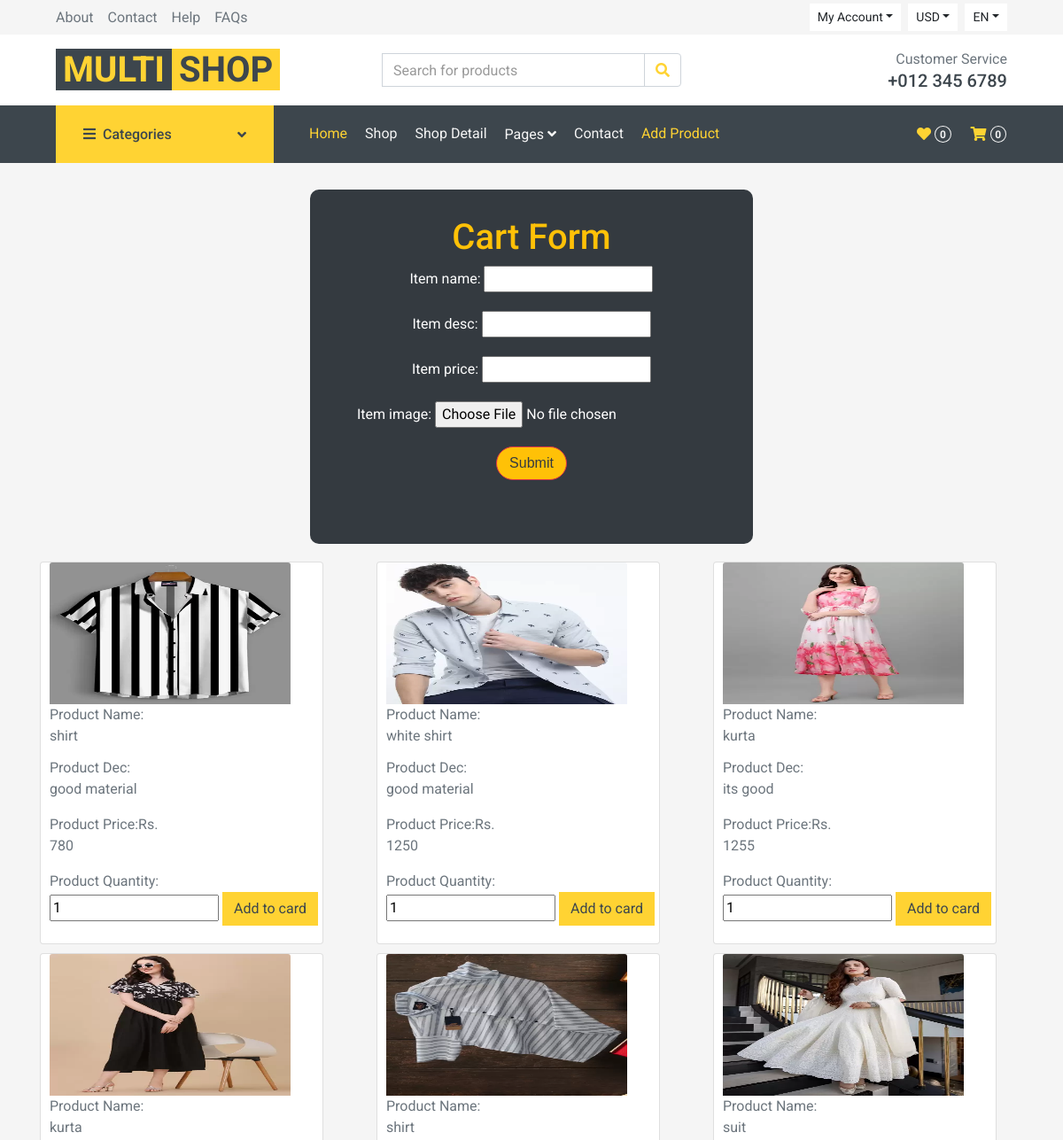
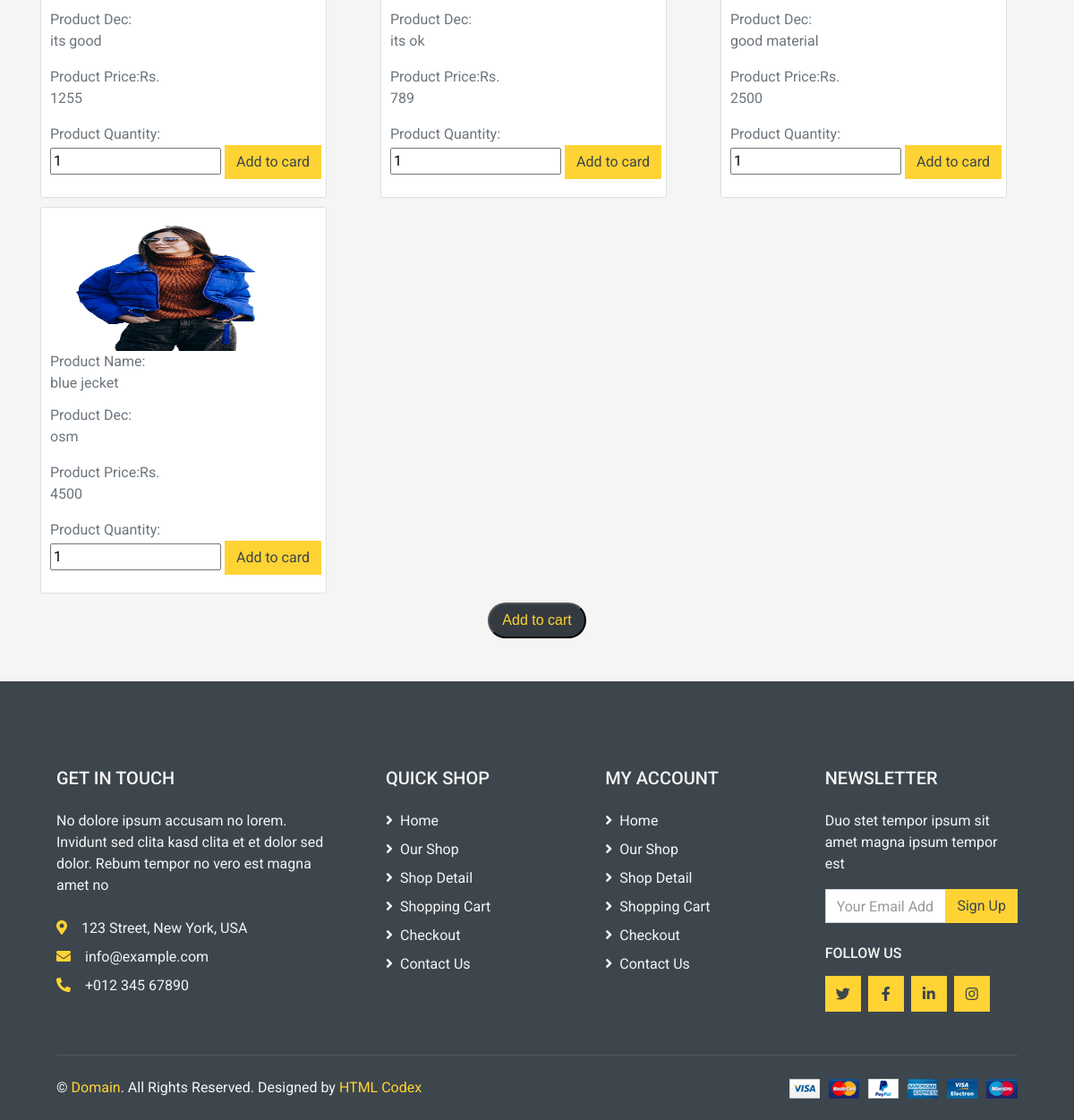
The page /add_product/ on the database its author committed (2 pictures, top to bottom).
### app/models.py (models this page shows)
class ItemInfo(models.Model):
    item_name = models.CharField(max_length=200)
    item_desc = models.CharField(max_length=200)
    item_price = models.IntegerField()
    item_image = models.ImageField(upload_to="image")

### app/views.py (the view, shortened to what this page needs)
# urls.py: path('add_product/', add_product, name='add_product'),
def add_product(request):
    form = ItemInfoForm()
    data = ItemInfo.objects.all()
    print(data)
    if data:
        return render(request,'add_product.html',{'form':form,'data':data})
    else:
        return render(request,'add_product.html',{'form':form})

### app/forms.py
class ItemInfoForm(forms.ModelForm):
    class Meta:
        model = ItemInfo
        fields = "__all__"

### app/templates/add_product.html (shortened to what this page needs)
{% extends 'base.html' %}
{% load static %}
        <div class="container">
            <div class="text-center bg-secondary text-white" >
                <center>
                    <form action="" method="post" enctype="multipart/form-data" style="background-color: #343a40; width: 500px; height: 400px;
                    padding-top: 30px; border-radius: 10px; margin-bottom: 20px;">
                    <h1 style="color: #ffc107;" class="">Cart Form</h1>
                    {{form.as_p}}
                    <button class="btn btn-danger" type="submit" style="width: 80px; background-color:#ffc107; color: #343a40; outline: #FFD333; border-radius: 30px; font-family: Verdana, Geneva, Tahoma, sans-serif; ">Submit</button>
                    </form>
                </center>
            </div>
            <div class="row">
                {% for i in data %}
                <div class="col-sm-4 ">
                    <div class="card" style="width: 20rem; height: 27rem; margin-bottom: 10px;padding-left: 10px;">
                        <form action="{% url 'addtocard' pk=i.id %}" method="post">
                            <img src="{{i.item_image.url}}" class="card-img-top" style="width: 17rem; height: 10rem;" alt="">
                            Product Name:<p class="card-title">{{i.item_name}}</p>
                            Product Dec:<p class="card-text">{{i.item_desc}}</p>
                            Product Price:Rs.<p class="card-text">{{i.item_price}}</p>
                            Product Quantity:<input type="number" name="quantity" value="1">
                            <button class="btn btn-primary">Add to card</button>
                        </form>
                    </div>
                </div>
                {% endfor %}
            </div>
            <center>
                <button type="submit" style="width: 110px; height: 40px; background-color:#343a40; outline: #FFD333; border-radius: 30px; font-family: Verdana, Geneva, Tahoma, sans-serif; "><a href="{% url 'showcart' %}" >Add to cart</a></button>
            </center>
        </div>

### app/templates/base.html (shortened to what this page needs)
{% load static %}
<!DOCTYPE html>
<html lang="en">
<head>
    <link rel="stylesheet" type="text/css" href="{% static 'css/bootstrap-grid.css' %}">
    <link rel="stylesheet" type="text/css" href="{% static 'css/bootstrap-grid.min.css' %}">
    <link rel="stylesheet" type="text/css" href="{% static 'css/bootstrap-reboot.css' %}">
    <link rel="stylesheet" type="text/css" href="{% static 'css/bootstrap-reboot.min.css' %}">
    <link rel="stylesheet" type="text/css" href="{% static 'css/bootstrap.min.css' %}">
    <link rel="stylesheet" type="text/css" href="{% static 'css/style.css' %}">
    <link rel="stylesheet" type="text/css" href="{% static 'css/style.min.css' %}">
    <link href="https://cdnjs.cloudflare.com/ajax/libs/font-awesome/5.10.0/css/all.min.css" rel="stylesheet">
    <link href="{% static 'lib/animate/animate.min.css' %}" rel="stylesheet">
    <link href="{% static 'lib/owlcarousel/assets/owl.carousel.min.css' %}" rel="stylesheet">
</head>
<body>
    <div class="container-fluid">
        <div class="row bg-secondary py-1 px-xl-5">
            <div class="col-lg-6 d-none d-lg-block">
                <div class="d-inline-flex align-items-center h-100">
                    <a class="text-body mr-3" href="">About</a>
                    <a class="text-body mr-3" href="">Contact</a>
                    <a class="text-body mr-3" href="">Help</a>
                    <a class="text-body mr-3" href="">FAQs</a>
                </div>
            </div>
            <div class="col-lg-6 text-center text-lg-right">
                <div class="d-inline-flex align-items-center">
                    <div class="btn-group">
                        <button type="button" class="btn btn-sm btn-light dropdown-toggle" data-toggle="dropdown">My Account</button>
                    </div>
                    <div class="btn-group mx-2">
                        <button type="button" class="btn btn-sm btn-light dropdown-toggle" data-toggle="dropdown">USD</button>
                    </div>
                    <div class="btn-group">
                        <button type="button" class="btn btn-sm btn-light dropdown-toggle" data-toggle="dropdown">EN</button>
                    </div>
                </div>
            </div>
        </div>
        <div class="row align-items-center bg-light py-3 px-xl-5 d-none d-lg-flex">
            <div class="col-lg-4">
                <a href="" class="text-decoration-none">
                    <span class="h1 text-uppercase text-primary bg-dark px-2">Multi</span>
                    <span class="h1 text-uppercase text-dark bg-primary px-2 ml-n1">Shop</span>
                </a>
            </div>
            <div class="col-lg-4 col-6 text-left">
                <form action="">
                    <div class="input-group">
                        <input type="text" class="form-control" placeholder="Search for products">
                        <div class="input-group-append">
                            <span class="input-group-text bg-transparent text-primary">
                                <i class="fa fa-search"></i>
                            </span>
                        </div>
                    </div>
                </form>
            </div>
            <div class="col-lg-4 col-6 text-right">
                <p class="m-0">Customer Service</p>
                <h5 class="m-0">+012 345 6789</h5>
            </div>
        </div>
    </div>
    <div class="container-fluid bg-dark mb-30">
        <div class="row px-xl-5">
            <div class="col-lg-3 d-none d-lg-block">
                <a class="btn d-flex align-items-center justify-content-between bg-primary w-100" data-toggle="collapse" href="#navbar-vertical" style="height: 65px; padding: 0 30px;">
                    <h6 class="text-dark m-0"><i class="fa fa-bars mr-2"></i>Categories</h6>
                    <i class="fa fa-angle-down text-dark"></i>
                </a>
            </div>
            <div class="col-lg-9">
                <nav class="navbar navbar-expand-lg bg-dark navbar-dark py-3 py-lg-0 px-0">
                    <div class="collapse navbar-collapse justify-content-between" id="navbarCollapse">
                        <div class="navbar-nav mr-auto py-0">
                            {% if context.logout%}
                            <a href="{% url 'home' %}" class="nav-item nav-link active">Logout</a>
                            {% else %}
                            <a href="{% url 'home' %}" class="nav-item nav-link active">Home</a>
                            <a href="{% url 'shop' %}" class="nav-item nav-link">Shop</a>
                            <a href="{% url 'detail' %}" class="nav-item nav-link">Shop Detail</a>
                            <div class="nav-item dropdown">
                                <a href="#" class="nav-link dropdown-toggle" data-toggle="dropdown">Pages <i class="fa fa-angle-down mt-1"></i></a>
                            </div>
                            <a href="{% url 'contact' %}" class="nav-item nav-link">Contact</a>
                            <a href="{% url 'add_product' %}" class="nav-item nav-link active">Add Product</a>
                        </div>
                        {% endif %}
                        <div class="navbar-nav ml-auto py-0 d-none d-lg-block">
                            <a href="" class="btn px-0">
                                <i class="fas fa-heart text-primary"></i>
                                <span class="badge text-secondary border border-secondary rounded-circle" style="padding-bottom: 2px;">0</span>
                            </a>
                            <a href="" class="btn px-0 ml-3">
                                <i class="fas fa-shopping-cart text-primary"></i>
                                <span class="badge text-secondary border border-secondary rounded-circle" style="padding-bottom: 2px;">0</span>
                            </a>
                        </div>
                    </div>
                </nav>
            </div>
        </div>
    </div>
    {% block content %}
    {%endblock%}
        <div class="container-fluid bg-dark text-secondary mt-5 pt-5">
            <div class="row px-xl-5 pt-5">
                <div class="col-lg-4 col-md-12 mb-5 pr-3 pr-xl-5">
                    <h5 class="text-secondary text-uppercase mb-4">Get In Touch</h5>
                    <p class="mb-4">No dolore ipsum accusam no lorem. Invidunt sed clita kasd clita et et dolor sed dolor. Rebum tempor no vero est magna amet no</p>
                    <p class="mb-2"><i class="fa fa-map-marker-alt text-primary mr-3"></i>123 Street, New York, USA</p>
                    <p class="mb-2"><i class="fa fa-envelope text-primary mr-3"></i>info@example.com</p>
                    <p class="mb-0"><i class="fa fa-phone-alt text-primary mr-3"></i>+012 345 67890</p>
                </div>
                <div class="col-lg-8 col-md-12">
                    <div class="row">
                        <div class="col-md-4 mb-5">
                            <h5 class="text-secondary text-uppercase mb-4">Quick Shop</h5>
                            <div class="d-flex flex-column justify-content-start">
                                <a class="text-secondary mb-2" href="#"><i class="fa fa-angle-right mr-2"></i>Home</a>
                                <a class="text-secondary mb-2" href="#"><i class="fa fa-angle-right mr-2"></i>Our Shop</a>
                                <a class="text-secondary mb-2" href="#"><i class="fa fa-angle-right mr-2"></i>Shop Detail</a>
                                <a class="text-secondary mb-2" href="#"><i class="fa fa-angle-right mr-2"></i>Shopping Cart</a>
                                <a class="text-secondary mb-2" href="#"><i class="fa fa-angle-right mr-2"></i>Checkout</a>
                                <a class="text-secondary" href="#"><i class="fa fa-angle-right mr-2"></i>Contact Us</a>
                            </div>
                        </div>
                        <div class="col-md-4 mb-5">
                            <h5 class="text-secondary text-uppercase mb-4">My Account</h5>
                            <div class="d-flex flex-column justify-content-start">
                                <a class="text-secondary mb-2" href="#"><i class="fa fa-angle-right mr-2"></i>Home</a>
                                <a class="text-secondary mb-2" href="#"><i class="fa fa-angle-right mr-2"></i>Our Shop</a>
                                <a class="text-secondary mb-2" href="#"><i class="fa fa-angle-right mr-2"></i>Shop Detail</a>
                                <a class="text-secondary mb-2" href="#"><i class="fa fa-angle-right mr-2"></i>Shopping Cart</a>
                                <a class="text-secondary mb-2" href="#"><i class="fa fa-angle-right mr-2"></i>Checkout</a>
                                <a class="text-secondary" href="#"><i class="fa fa-angle-right mr-2"></i>Contact Us</a>
                            </div>
                        </div>
                        <div class="col-md-4 mb-5">
                            <h5 class="text-secondary text-uppercase mb-4">Newsletter</h5>
                            <p>Duo stet tempor ipsum sit amet magna ipsum tempor est</p>
                            <form action="">
                                <div class="input-group">
                                    <input type="text" class="form-control" placeholder="Your Email Address">
                                    <div class="input-group-append">
                                        <button class="btn btn-primary">Sign Up</button>
                                    </div>
                                </div>
                            </form>
                            <h6 class="text-secondary text-uppercase mt-4 mb-3">Follow Us</h6>
                            <div class="d-flex">
                                <a class="btn btn-primary btn-square mr-2" href="#"><i class="fab fa-twitter"></i></a>
                                <a class="btn btn-primary btn-square mr-2" href="#"><i class="fab fa-facebook-f"></i></a>
                                <a class="btn btn-primary btn-square mr-2" href="#"><i class="fab fa-linkedin-in"></i></a>
                                <a class="btn btn-primary btn-square" href="#"><i class="fab fa-instagram"></i></a>
                            </div>
                        </div>
                    </div>
                </div>
            </div>
            <div class="row border-top mx-xl-5 py-4" style="border-color: rgba(256, 256, 256, .1) !important;">
                <div class="col-md-6 px-xl-0">
                    <p class="mb-md-0 text-center text-md-left text-secondary">
                        &copy; <a class="text-primary" href="#">Domain</a>. All Rights Reserved. Designed
                        by
                        <a class="text-primary" href="https://htmlcodex.com">HTML Codex</a>
                    </p>
                </div>
                <div class="col-md-6 px-xl-0 text-center text-md-right">
                    <img class="img-fluid" src="{% static 'images/payments.png'%}" alt="">
                </div>
            </div>
        </div>
</body>
</html>

### rows shown on the page
ItemInfo: item_image (picture), item_name "shirt", item_desc "good material", item_price "780"
ItemInfo: item_image (picture), item_name "white shirt", item_desc "good material", item_price "1250"
ItemInfo: item_image (picture), item_name "kurta", item_desc "its good", item_price "1255"
ItemInfo: item_image (picture), item_name "kurta", item_desc "its good", item_price "1255"
ItemInfo: item_image (picture), item_name "shirt", item_desc "its ok", item_price "789"
ItemInfo: item_image (picture), item_name "suit", item_desc "good material", item_price "2500"
ItemInfo: item_image (picture), item_name "blue jecket", item_desc "osm", item_price "4500"
